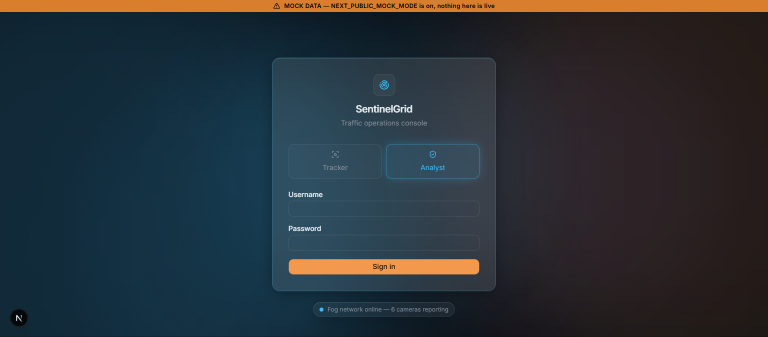
#> input picture .playwright-mcp/page-2026-09-12T19-24-09-678Z.png, 1536 x 674 px (shown at 1/2 size)
$ python -i enhance.py   (imports and definitions only)
#> lines starting #> are read from the running program, lines starting #| are printed output that depends on the picture
#> further down, picture is the input picture: shape (674, 1536, 3); mean B, G, R 55.4, 49, 40.9
import cv2


def enhance_crop(image_bgr, low_quality: bool = False):
#> called with low_quality = False
    gray = cv2.cvtColor(image_bgr, cv2.COLOR_BGR2GRAY)
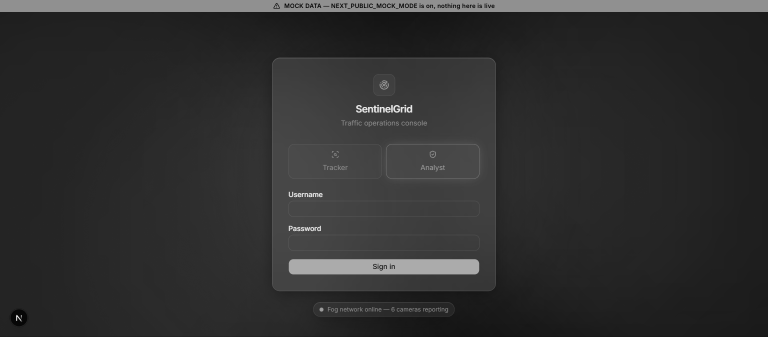
#> gray: shape (674, 1536) (shown at 1/2 size); min 0, max 254, mean 47.3
    upscale = cv2.resize(gray, None, fx=2.5, fy=2.5, interpolation=cv2.INTER_LANCZOS4)
    clahe = cv2.createCLAHE(clipLimit=2.0, tileGridSize=(8, 8)).apply(upscale)
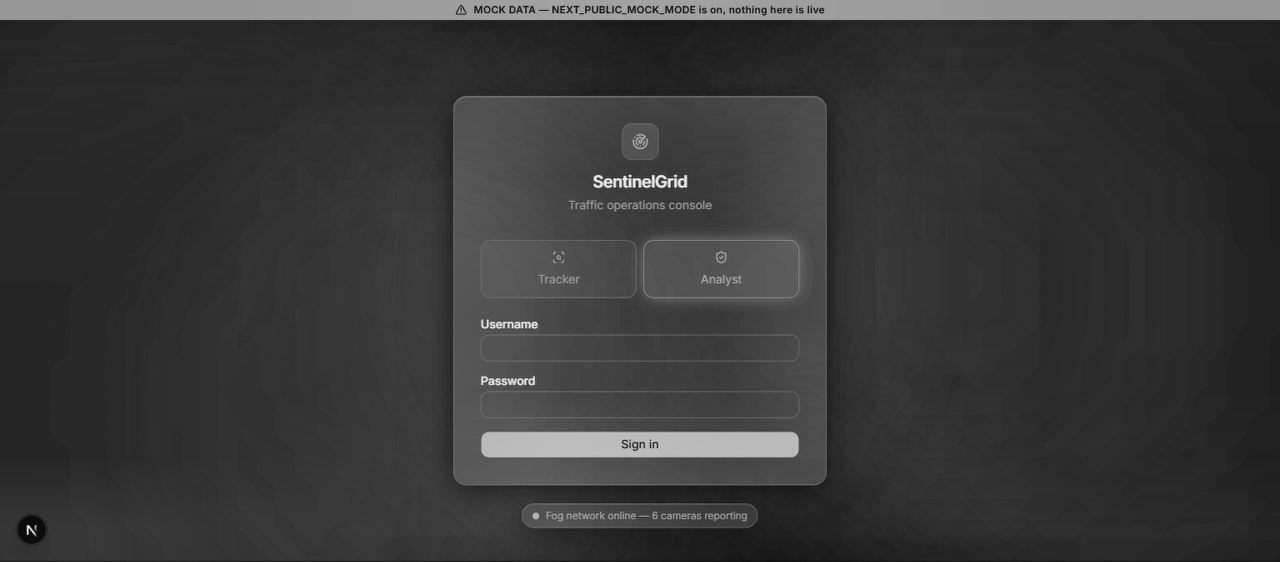
#> clahe: shape (1685, 3840) (shown at 1/3 size); min 1, max 255, mean 56.2
    if low_quality:
        return cv2.fastNlMeansDenoising(clahe, None, 10, 7, 21)
    return clahe

>>> import cv2
>>> picture = cv2.imread('../.playwright-mcp/page-2026-09-12T19-24-09-678Z.png')
>>> result = enhance_crop(picture)

$ run again, on .playwright-mcp/page-2026-09-12T19-24-50-563Z.png
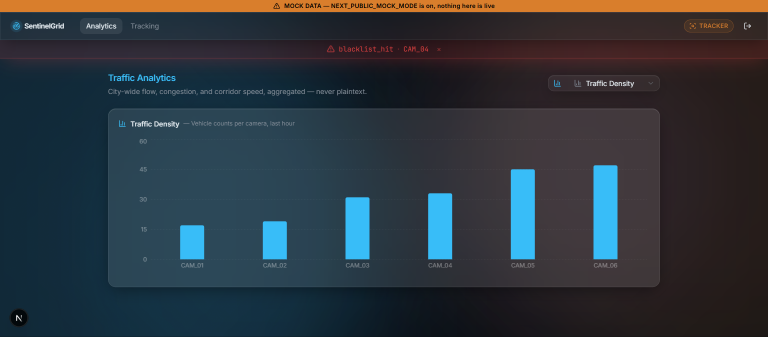
#> input picture .playwright-mcp/page-2026-09-12T19-24-50-563Z.png, 1536 x 674 px (shown at 1/2 size)
#> picture is the input picture: shape (674, 1536, 3); mean B, G, R 61.2, 53.9, 46
#> in enhance_crop, `gray = cv2.cvtColor(image_bgr, cv2.COLOR_BGR2GRAY)`:
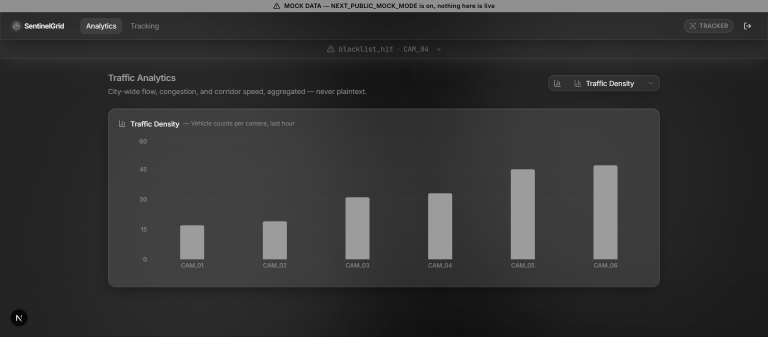
#> gray: shape (674, 1536) (shown at 1/2 size); min 0, max 254, mean 52.4
#> in enhance_crop, `clahe = cv2.createCLAHE(clipLimit=2.0, tileGridSize=(8, 8)).apply(upsc..`:
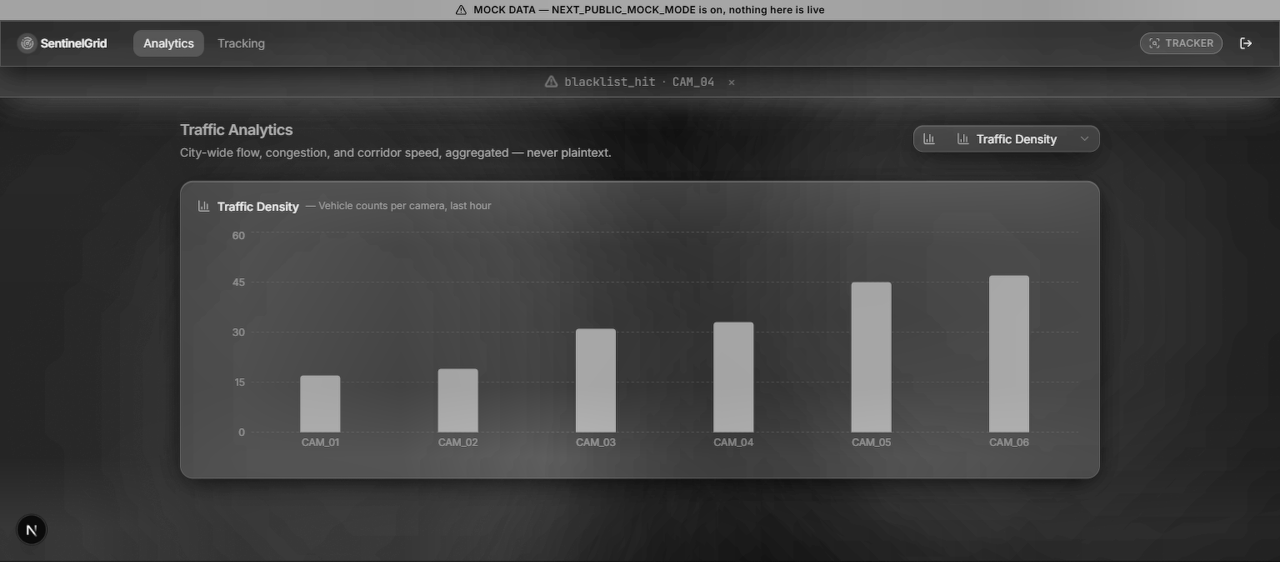
#> clahe: shape (1685, 3840) (shown at 1/3 size); min 1, max 255, mean 63.6

$ run again, on .playwright-mcp/page-2026-09-12T19-25-26-854Z.png
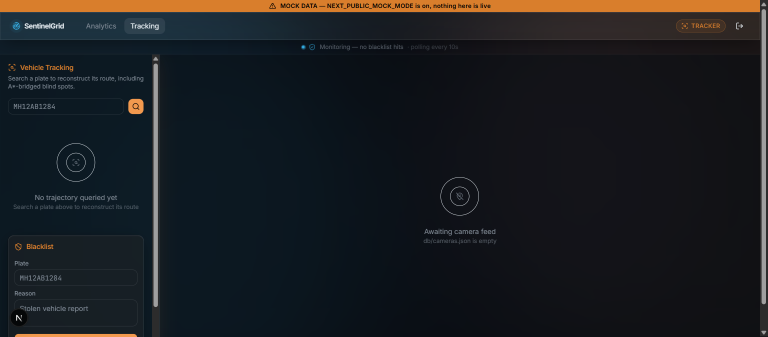
#> input picture .playwright-mcp/page-2026-09-12T19-25-26-854Z.png, 1535 x 674 px (shown at 1/2 size)
#> picture is the input picture: shape (674, 1535, 3); mean B, G, R 32, 28.9, 26.6
#> in enhance_crop, `gray = cv2.cvtColor(image_bgr, cv2.COLOR_BGR2GRAY)`:
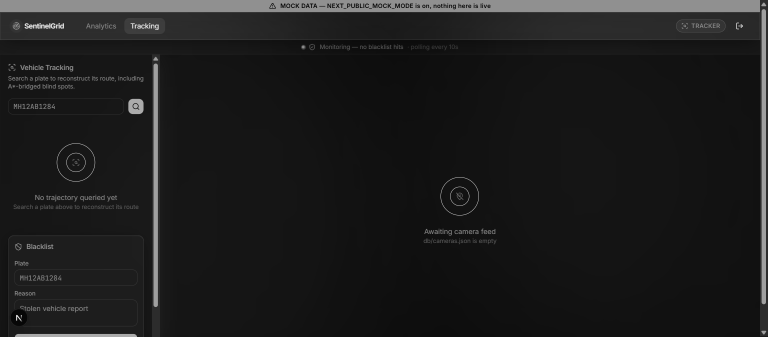
#> gray: shape (674, 1535) (shown at 1/2 size); min 0, max 255, mean 28.5
#> in enhance_crop, `clahe = cv2.createCLAHE(clipLimit=2.0, tileGridSize=(8, 8)).apply(upsc..`:
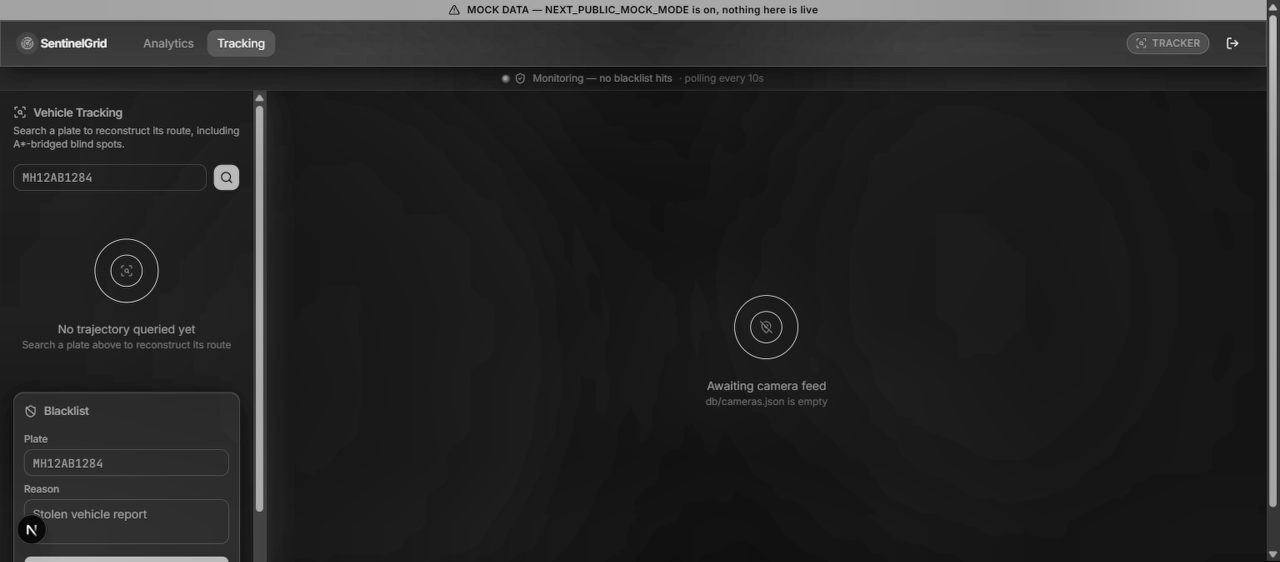
#> clahe: shape (1685, 3838) (shown at 1/3 size); min 1, max 255, mean 36.8
